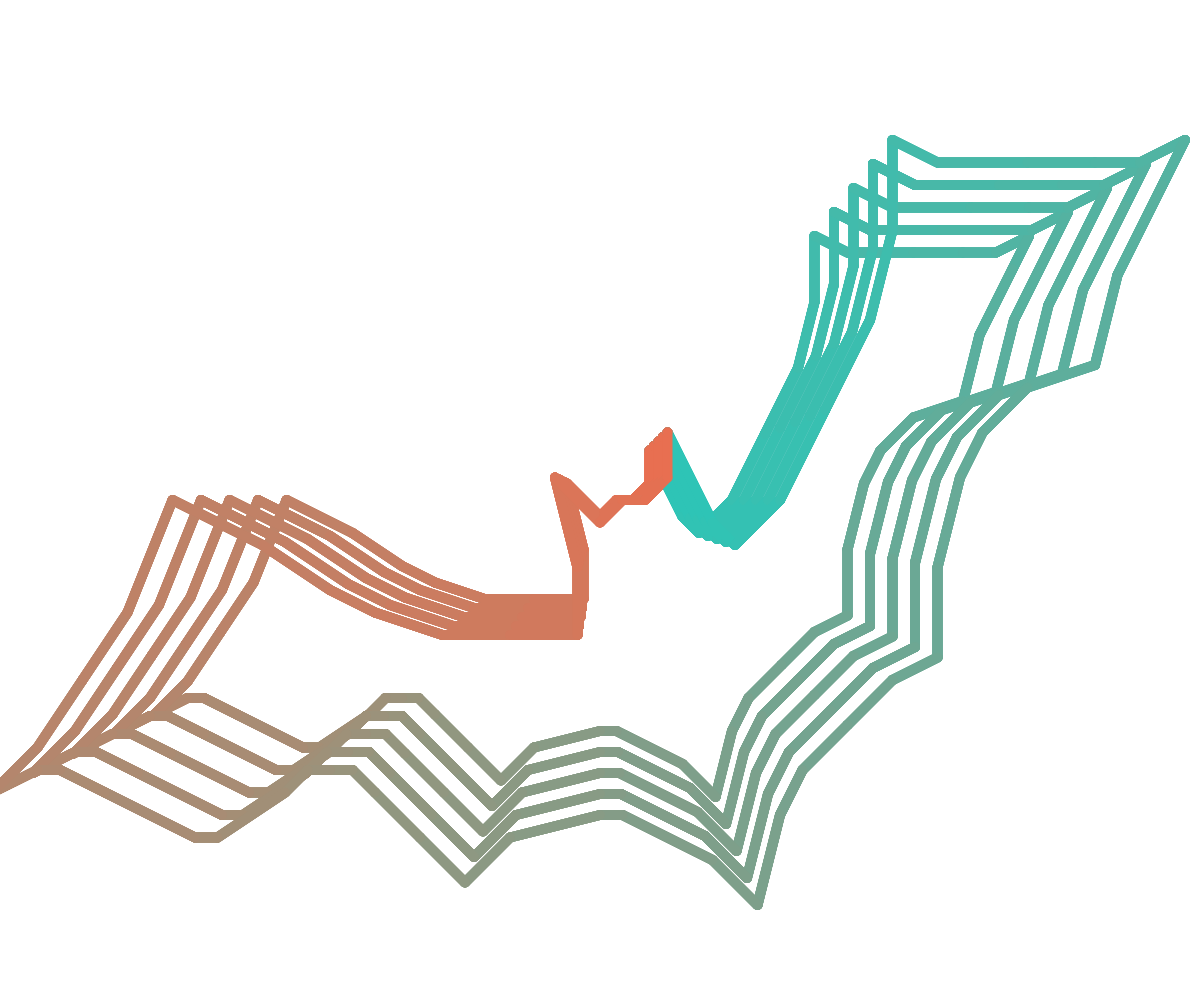
Frame 1 (no input)
Frame 60 (no input): identical to frame 1, image omitted
Frame 120 (the mouse pressed at the canvas centre since frame 60): identical to frame 1, image omitted

The p5.js sketch that drew this single still picture (run headless with seeded random() and noise() and a simulated clock; from frame 60 on, the mouse is pressed at the canvas centre):

// p5.js sketch
// ── sketch.js
var s = 1 //先設定s為1，之後迴圈會從1~5

function setup() {
  createCanvas(windowWidth, windowHeight); //設定畫布和視窗大小相同
}

function myyyy() { //將圖畫整理為一個函數
  //要連線的座標點
  let points = [[3,3],[5,-1],[6,-2],[8,0],[10,4],[12,8],[13,12],[13,16],[15,15],[19,15],[22,15],[24,15],[26,16],[25,14],[23,10],[22,6],[19,5],[17,3],[16,1],[15,-3],[15,-7],[13,-8],[11,-10],[9,-12],[8,-14],[7,-18],[5,-16],[1,-14],[0,-14],[-4,-15],[-6,-17],[-8,-15],[-10,-13],[-11,-12],[-12,-12],[-13,-12],[-14,-13],[-17,-15],[-18,-15],[-22,-13],[-24,-12],[-25,-12],[-27,-13],[-25,-11],[-23,-8],[-21,-5],[-19,0],[-15,-2],[-12,-4],[-10,-5],[-7,-6],[-4,-6],[-1,-6],[-1,-3],[-2,1],[0,-1],[1,0],[2,0],[3,1],[3,3]]; 

  // 將座標點擴大 20 倍，s用作之後迴圈擴大的變數
   for (let i = 0; i < points.length; i++) {
    for (let j = 0; j < points[i].length; j++) {
      points[i][j] = points[i][j] * 15*(1+s/10);
    }
  }

  //基本設定
  scale(1, -1);
  strokeWeight(10); //線條粗細

  // 定義漸層顏色
  let c1 = color("#2ec4b6");
  let c2 = color("#ee6c4d");

  //從第一點跟第二點連成一線，接著，從第二點跟第三點連成一線，以此類推到最後一個
  for (let t = 0; t < points.length-1; t++) {
    let colorLine = lerpColor(c1, c2, t / points.length);
    stroke(colorLine);
    line(points[t][0], points[t][1], points[t+1][0], points[t+1][1]);
  }

  //最後一點與第一點連成一線
  line(points[points.length-1][0], points[points.length-1][1], points[0][0], points[0][1]);
}


function draw() {
  background(255);
  for(var m=0;m<5;m++){ //呼叫五次函數繪圖
   for(s = 1;s<6;s++){ //讓s由1~5跑一次
     push()
       translate(width/2,height/2) //設定到畫面中間
       myyyy() //呼叫函數
     pop()
   }
  }
}
